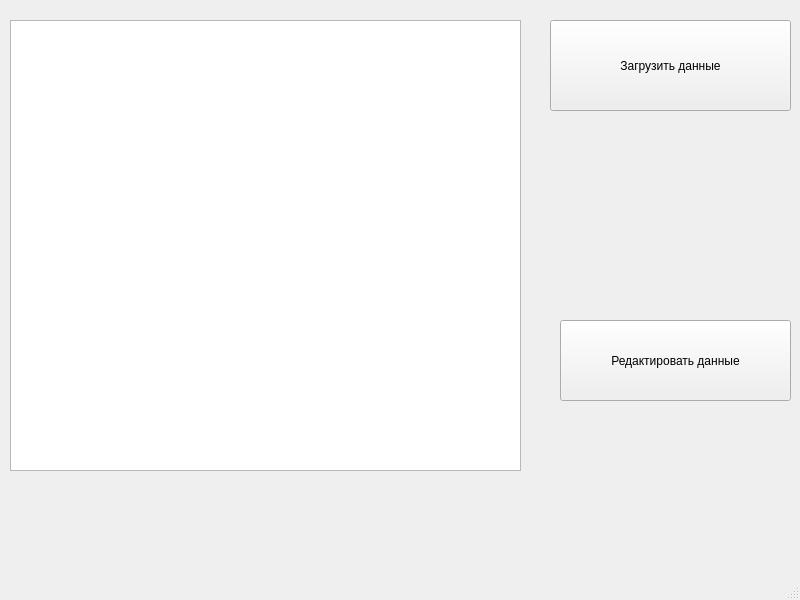
<?xml version="1.0" encoding="UTF-8"?>
<ui version="4.0">
 <class>MainWindow</class>
 <widget class="QMainWindow" name="MainWindow">
  <property name="geometry">
   <rect>
    <x>0</x>
    <y>0</y>
    <width>800</width>
    <height>600</height>
   </rect>
  </property>
  <property name="windowTitle">
   <string>MainWindow</string>
  </property>
  <widget class="QWidget" name="centralwidget">
   <widget class="QTableWidget" name="tableWidget">
    <property name="geometry">
     <rect>
      <x>10</x>
      <y>20</y>
      <width>511</width>
      <height>451</height>
     </rect>
    </property>
   </widget>
   <widget class="QPushButton" name="pushButton">
    <property name="geometry">
     <rect>
      <x>550</x>
      <y>20</y>
      <width>241</width>
      <height>91</height>
     </rect>
    </property>
    <property name="text">
     <string>Загрузить данные</string>
    </property>
   </widget>
   <widget class="QPushButton" name="pushButton_2">
    <property name="geometry">
     <rect>
      <x>560</x>
      <y>320</y>
      <width>231</width>
      <height>81</height>
     </rect>
    </property>
    <property name="text">
     <string>Редактировать данные</string>
    </property>
   </widget>
  </widget>
  <widget class="QMenuBar" name="menubar">
   <property name="geometry">
    <rect>
     <x>0</x>
     <y>0</y>
     <width>800</width>
     <height>26</height>
    </rect>
   </property>
  </widget>
  <widget class="QStatusBar" name="statusbar"/>
 </widget>
 <resources/>
 <connections/>
</ui>
